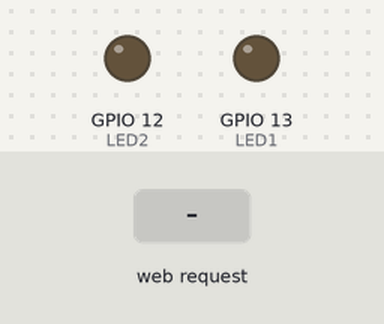
This sketch was run on a simulated ESP8266 (NodeMCU). On the bench: output pins drawn as LEDs (lit = HIGH). Inputs (shaded band) come from the test bench. WiFi joins after 1.5 s; servers stay silent unless stated; what the sketch prints to the serial monitor is not drawn.

Above: at 2.7 s.
2.8 s: HTTP request GET /LED1=ON received
At 4.0 s:
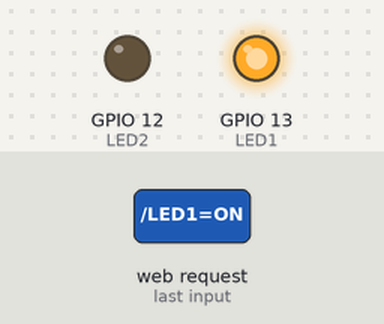
4.3 s: HTTP request GET /LED2=ON received
At 5.2 s:
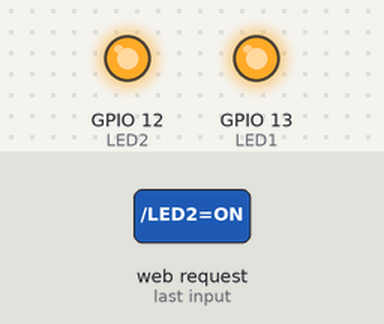
5.8 s: HTTP request GET /LED1=OFF received
At 6.3 s:
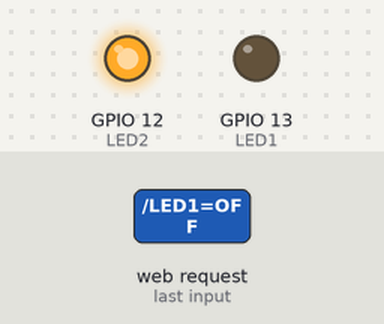
7.3 s: HTTP request GET /LED2=OFF received
At 8.7 s:
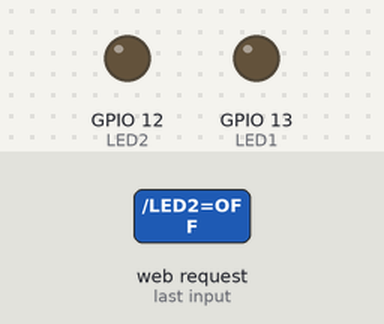
Timing chart, 0 to 9.8 s (numbered marks = the images above; inputs shaded):
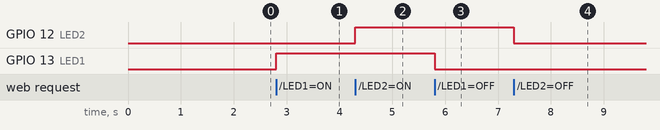

Measured:
- after the input at 2.8 s, GPIO 13 (LED1): LOW → HIGH at once
- after the input at 4.3 s, GPIO 12 (LED2): LOW → HIGH at once
- after the input at 5.8 s, GPIO 13 (LED1): HIGH → LOW at once
- after the input at 7.3 s, GPIO 12 (LED2): HIGH → LOW at once

The sketch:

LAPRAK.ino
```cpp
#include <ESP8266WiFi.h>

const char* ssid = "ya";
const char* password = "87654321";

int LED1 = 13;
int LED2 = 12;
int value1 = LOW;
int value2 = LOW;

WiFiServer server(80);

void setup() {
  Serial.begin(9600);
  delay(10);

  pinMode(LED1, OUTPUT);
  pinMode(LED2, OUTPUT);
  digitalWrite(LED1, LOW);
  digitalWrite(LED2, LOW);

  // Connect to WiFi network
  Serial.println();
  Serial.println();
  Serial.print("Connecting to ");
  Serial.println(ssid);

  WiFi.begin(ssid, password);

  int attempts = 0;
  while (WiFi.status() != WL_CONNECTED) {
    delay(500);
    Serial.print(".");
    attempts++;
    if (attempts > 20) {
      Serial.println("\nFailed to connect to WiFi. Please check your credentials.");
      break;
    }
  }
  Serial.println("");
  Serial.println("WiFi connected");

  // Start the server
  server.begin();
  Serial.println("Server started");

  // Print the IP address
  Serial.print("Use this URL to connect: ");
  Serial.print("http://");
  Serial.print(WiFi.localIP());
  Serial.println("/");

}

void loop() {
  // Check if a client has connected
  WiFiClient client = server.available();
  if (!client) {
    return;
  }

  // Wait until the client sends some data
  Serial.println("new client");
  while(!client.available()){
    delay(1);
  }

  // Read the first line of the request
  String request = client.readStringUntil('\r');
  Serial.println(request);
  client.flush();

// Set LED according to the request
  client.println("<!DOCTYPE HTML>");
  client.println("<html>");
  client.println("<head><title>ESP8266 LED Control</title>");
  client.println("<style>button {padding: 10px 20px; font-size: 18px;}</style>");
  client.println("</head><body>");

  client.println("<fieldset>");
  client.println("<legend><font color='black'>Control LED Via Wifi</font></legend>");

 // Return the response LED1
  client.print("LED1 is now: ");
  // Control LED 1
  if (request.indexOf("/LED1=ON") != -1)  {
    digitalWrite(LED1, HIGH);
    value1 = HIGH;
    }
  if (request.indexOf("/LED1=OFF") != -1)  {
    digitalWrite(LED1, LOW);
    value1 = LOW;
    }
     if(value1==HIGH){client.print("ON");}
     if(value1==LOW){client.print("OFF");}


  client.println("<br><br>");
  client.println("<a href=\"/LED1=ON\"\"><button>LED1 ON </button></a>");
  client.println("<a href=\"/LED1=OFF\"\"><button>LED1 OFF </button></a><br />");

  client.println("<br><br>");

  // Return the response LED2
  client.print("LED2 is now: ");
  // Control LED 2
  if (request.indexOf("/LED2=ON") != -1)  {
    digitalWrite(LED2, HIGH);
    value2 = HIGH;
    }
  if (request.indexOf("/LED2=OFF") != -1)  {
    digitalWrite(LED2, LOW);
    value2 = LOW;
    }
     if(value2==HIGH){client.print("ON");}
     if(value2==LOW){client.print("OFF");}


  client.println("<br><br>");
  client.println("<a href=\"/LED2=ON\"\"><button>LED2 ON </button></a>");
  client.println("<a href=\"/LED2=OFF\"\"><button>LED2 OFF </button></a><br />");
  client.println("</html>");

  delay(1);
  Serial.println("Client disconnected");
  Serial.println("");
}
```
